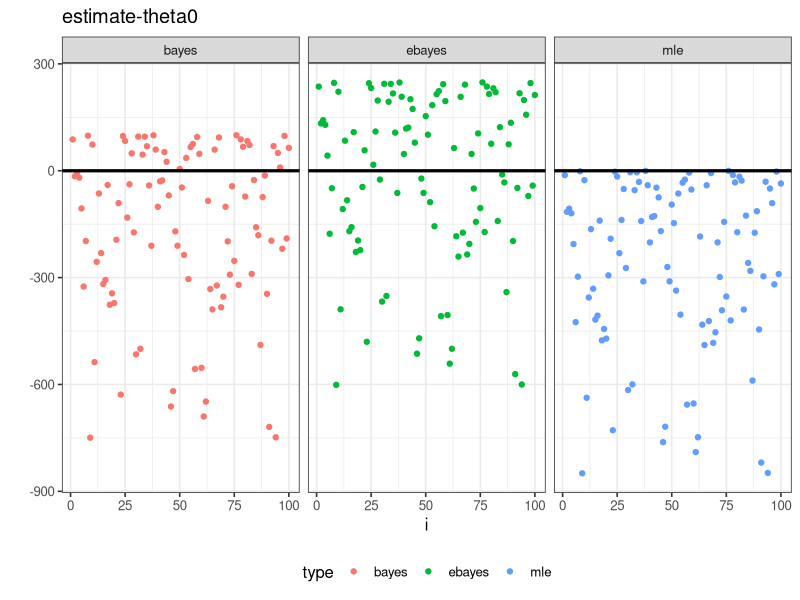

Reproduce this figure in R. (Note: this script raises an error after producing the figure.)
library(tidyverse)
library(GGally)
theme_set(theme_bw(base_size = 12))
#  Exercise 4.20

# generate some "true" thetas
n <- 100
theta0 <- runif(n,0,1000)

# generate data
x<- rep(0,n)
for (i in 1:n) x[i] <- runif(1,0,theta0[i])

# compute estiamtes
mle <- x
ebayes <- x+mean(x)
lambda_hyp <- 0.010 # hyperpar in prior
bayes <- x+1/lambda_hyp

ss <- function(x) { sum(x^2) }

mse.mle <- ss(mle-theta0)
mse.ebayes <- ss(ebayes-theta0)
mse.bayes <- ss(bayes-theta0)

mse.mle
mse.ebayes
mse.bayes

# visualise results
d <- data.frame(i=rep(1:n,3),value=c(mle-theta0,ebayes-theta0,bayes-theta0),type=rep(c('mle','ebayes','bayes'),each=n))
ggplot(data=d, aes(x=i,y=value,colour=type)) + geom_point()+facet_wrap(~type)+
  theme(legend.position="bottom")+ geom_hline(yintercept=0,size=1.1) + 
  ggtitle("estimate-theta0") + ylab("")

cat('1/(sample average) equals:', 1/mean(x))


###### fully bayesian with Gibbs sampling

# specify hyperpars of prior
alpha = 0.1
beta = 2

IT <- 10000
lambda <- rep(0,IT)
theta <- matrix(0,IT,n) # each row contains an MCMC iteration
theta[1,]  <- x  # initialise at mle
for (it in 2:IT)
{  lambda[it] = rgamma(1,shape=2*n+alpha, rate= beta+sum(theta[it-1,]))
   theta[it,] = x + rexp(1,rate=lambda[it])
}

# postprocessing
bayeshier <-   as_tibble(theta) %>% filter(row_number() > IT/2) %>% 
  summarise_all(mean)
bayeshier <- as.numeric(bayeshier[1,])
mse.bayeshier <- ss(bayeshier-theta0)

mse.mle
mse.ebayes
mse.bayes
mse.bayeshier


dd <- data.frame(i=rep(1:n,4),value=
                   c(mle-theta0,ebayes-theta0,bayes-theta0,posteriormean-theta0),
                 type=rep(c('mle','ebayes','bayes','hier.bayes'),each=n)) 
            

ggplot(data=dd, aes(x=i,y=value,colour=type)) + geom_point()+facet_wrap(~type,nrow=1)+
  theme(legend.position="none")+ geom_hline(yintercept=0,size=1) +   ggtitle("estimate-theta0") + ylab("")

# only show first 10 theta[i]
dd %>% filter(i<=10) %>% ggplot(aes(x=i,y=value,colour=type)) + geom_jitter(size=1.5,width=0.1, height=0)+
   geom_hline(yintercept=0,size=1) +   ggtitle("estimate-theta0 (only first 10 theta[i])") +
  ylab("")+ scale_x_continuous(breaks = seq(1, 10, by=1))


# verify chain by inspecting traceplots
diterates <- data.frame(iterate=1:IT,theta2=theta[,2],theta20=theta[,20],lambda=lambda)
diterates %>% filter(row_number() %in% seq(1,IT,by=10)) %>% gather(key=par,value=y,theta2,theta20,lambda) %>%
     ggplot() + geom_path(aes(x=iterate,y=y)) + facet_grid(par~.,scales='free')+ ggtitle("traceplots for a few parameters")
 

